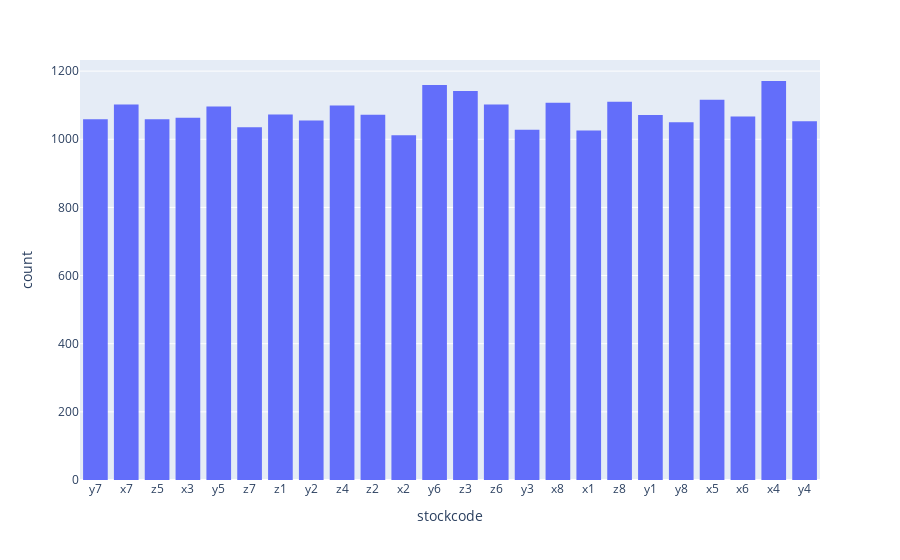

The code cell stored with this chart in its notebook:
### Code cell
fig = px.histogram(filter_date_pandas, x="stockcode")
fig.show()

### Figure 1 — Plotly figure (JSON) as saved in the notebook; plotly's stock layout.template omitted (floating-point values rounded to 4 significant figures; data arrays with more than 128 entries replaced by an {"elided": "..."} marker saying what was removed)
{"data": [{"alignmentgroup": "True", "bingroup": "x", "hovertemplate": "stockcode=%{x}<br>count=%{y}<extra></extra>", "legendgroup": "", "marker": {"color": "#636efa", "pattern": {"shape": ""}}, "name": "", "offsetgroup": "", "orientation": "v", "showlegend": false, "type": "histogram", "x": {"elided": "25927 str values"}, "xaxis": "x", "yaxis": "y"}], "layout": {"barmode": "relative", "legend": {"tracegroupgap": 0}, "margin": {"t": 60}, "xaxis": {"anchor": "y", "domain": [0, 1], "title": {"text": "stockcode"}}, "yaxis": {"anchor": "x", "domain": [0, 1], "title": {"text": "count"}}}}
